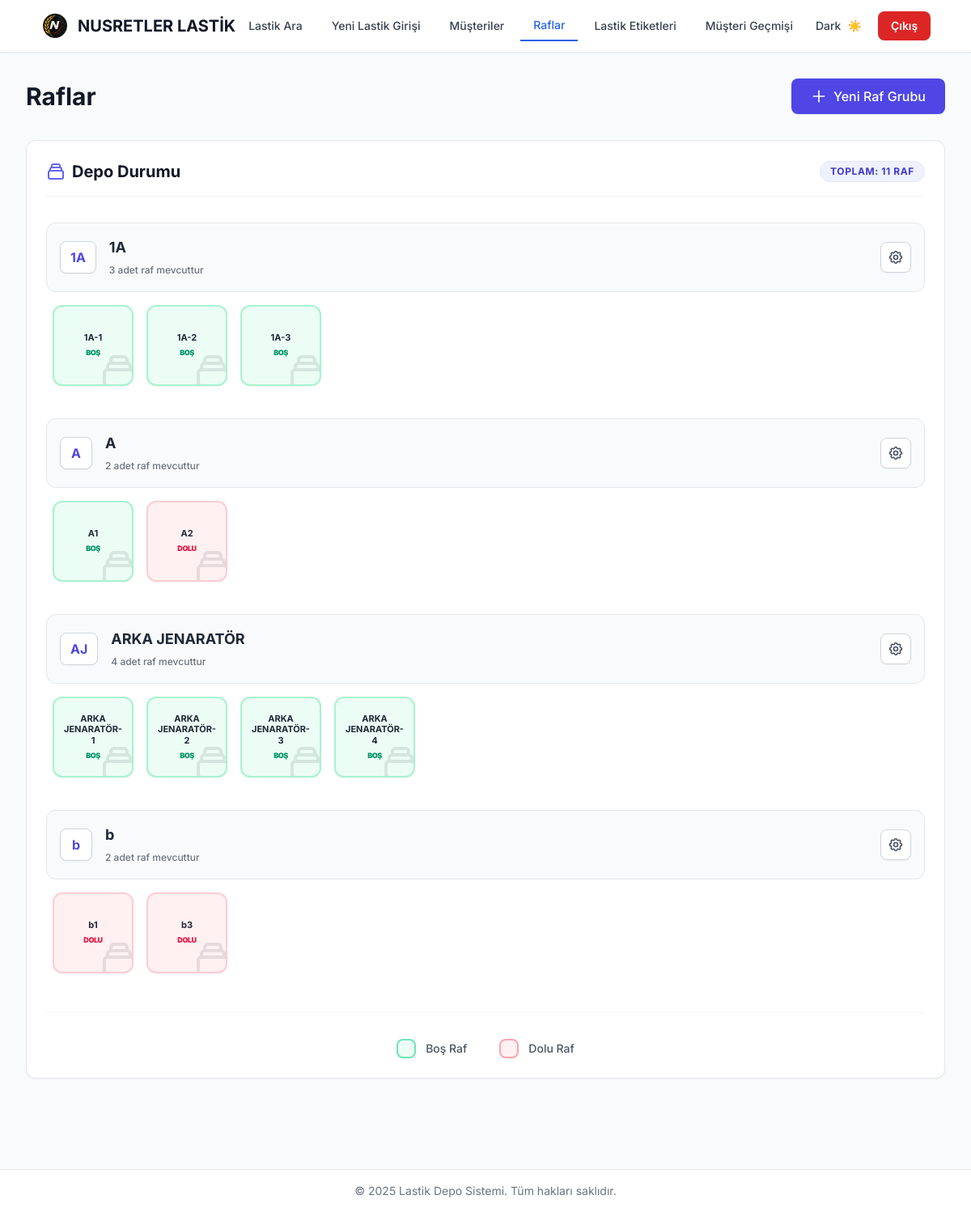
The app's page /raflar with its own data.
### app/models/models.py (models this page shows)
class Rack(Base):
    __tablename__ = "racks"
    id = Column(Integer, primary_key=True, index=True)
    kod = Column(String, nullable=False, unique=True)
    durum = Column(Enum(RackDurumEnum), nullable=False, default=RackDurumEnum.BOS)
    not_ = Column("not", Text, nullable=True)
    tires = relationship("Tire", back_populates="rack")

### app/routes/web_routes.py (the view)
@router.get("/raflar", response_class=HTMLResponse)
async def raflar(request: Request, db: Session = Depends(get_db)):
    from app.utils.enums import TireDurumEnum
    import re
    racks = db.query(Rack).order_by(Rack.kod).all()
    rack_groups = {}
    for rack in racks:
        if '-' in rack.kod:
            prefix = rack.kod.rsplit('-', 1)[0]
        else:
            match = re.match(r'^([^0-9]+)', rack.kod)
            if match:
                prefix = match.group(1).strip()
            else:
                prefix = rack.kod[0] if rack.kod else "OTHER"
        if prefix not in rack_groups:
            rack_groups[prefix] = []
        tires_in_rack = db.query(Tire).filter(
            Tire.raf_id == rack.id,
            Tire.durum == ModelTireDurumEnum.DEPODA
        ).options(joinedload(Tire.customer)).all()
        tire_count = len(tires_in_rack)
        customer_names = []
        if tire_count > 0:
            for tire in tires_in_rack:
                if tire.customer:
                    customer_name = tire.customer.ad_soyad
                    if customer_name and customer_name not in customer_names:
                        customer_names.append(customer_name)
        customer_display = ""
        if customer_names:
            if len(customer_names) == 1:
                customer_display = customer_names[0]
            else:
                customer_display = f"{customer_names[0]} (+{len(customer_names)-1})"
        rack_groups[prefix].append({
            "id": rack.id,
            "kod": rack.kod,
            "durum": rack.durum.value if hasattr(rack.durum, 'value') else str(rack.durum),
            "not_": rack.not_,
            "tire_count": tire_count,
            "customer_name": customer_display
        })
    for prefix in rack_groups:
        rack_groups[prefix].sort(key=lambda x: (
            int(re.search(r'\d+', x['kod']).group()) if re.search(r'\d+', x['kod']) else 0
        ))
    rack_groups_list = [
        {
            "prefix": prefix,
            "racks": rack_groups[prefix]
        }
        for prefix in sorted(rack_groups.keys())
    ]
    total_racks = len(racks)
    template = templates.get_template("raflar.html")
    return HTMLResponse(content=template.render(
        request=request,
        rack_groups=rack_groups_list,
        total_racks=total_racks,
        racks=[],  # Keep for backward compatibility
        current_path="/raflar"
    ))

### app/templates/raflar.html (shortened to what this page needs)
{% extends "base.html" %}
{% block content %}
<div class="animate-fade-in pb-20">
    <div class="flex justify-between items-center mb-8">
        <h1 class="text-3xl font-bold text-gray-900">Raflar</h1>
        <button onclick="showAddForm()"
            class="bg-indigo-600 hover:bg-indigo-700 text-white font-medium px-6 py-2.5 rounded-lg transition-colors shadow-sm flex items-center">
            <svg class="w-5 h-5 mr-2" fill="none" stroke="currentColor" viewBox="0 0 24 24">
                <path stroke-linecap="round" stroke-linejoin="round" stroke-width="2" d="M12 4v16m8-8H4"></path>
            </svg>
            Yeni Raf Grubu
        </button>
    </div>
    <div class="bg-white rounded-xl shadow-sm border border-gray-200 p-6">
        <div class="flex items-center justify-between mb-8 border-b border-gray-100 pb-4">
            <h2 class="text-xl font-bold text-gray-900 flex items-center">
                Depo Durumu
            </h2>
            <div class="flex items-center space-x-4">
                <span
                    class="px-3 py-1 bg-indigo-50 text-indigo-700 text-xs font-bold rounded-full border border-indigo-100 uppercase tracking-wider">
                    Toplam: {{ total_racks|default(0) }} Raf
                </span>
            </div>
        </div>
        {% if rack_groups %}
        <div class="space-y-10">
            {% for group in rack_groups %}
            <div class="rack-group group">
                <div class="mb-4 flex items-center justify-between bg-gray-50 p-4 rounded-xl border border-gray-200">
                    <div class="flex items-center">
                        <div
                            class="min-w-[2.5rem] h-10 px-3 bg-white rounded-lg border border-gray-300 flex items-center justify-center font-bold text-indigo-600 shadow-sm mr-4 whitespace-nowrap">
                            {% if ' ' in group.prefix %}
                            {% set words = group.prefix.split(' ') %}
                            {% for word in words %}{{ word[0]|upper }}{% endfor %}
                            {% else %}
                            {{ group.prefix }}
                            {% endif %}
                        </div>
                        <div>
                            <h3 class="text-lg font-bold text-gray-800">{{ group.prefix }}</h3>
                            <span class="text-xs text-gray-500 font-medium">{{ group.racks|length }} adet raf
                                mevcuttur</span>
                        </div>
                    </div>
                    <div class="relative inline-block text-left" id="dropdown-{{ loop.index }}">
                        <button onclick="toggleDropdown({{ loop.index }})"
                            class="p-2 hover:bg-gray-200 rounded-lg transition-colors border border-gray-300 text-gray-600 bg-white shadow-sm">
                        </button>
                    </div>
                </div>
                <div class="flex flex-wrap gap-4 px-2">
                    {% for rack in group.racks %}
                    <div class="rack-item relative group/item transition-all duration-200"
                        style="flex: 0 0 auto; width: 100px;">
                        <div onclick="const data = JSON.parse(document.getElementById('rack_data_{{ rack.id }}').value); showRackInfo(data.kod, data.durum, data.tire_count, data.customer_name)"
                            class="w-full aspect-square rounded-xl border-2 transition-all duration-300 cursor-pointer flex flex-col items-center justify-center p-2 relative overflow-hidden shadow-sm hover:shadow-md
                            {% if rack.durum == 'Boş' %}
                                bg-emerald-50 border-emerald-200 hover:bg-emerald-100 hover:border-emerald-300
                            {% else %}
                                bg-rose-50 border-rose-200 hover:bg-rose-100 hover:border-rose-300
                            {% endif %}">
                            <div
                                class="absolute -right-2 -bottom-2 opacity-10 text-gray-900 transition-transform group-hover/item:scale-110">
                                <svg class="w-12 h-12" fill="none" stroke="currentColor" viewBox="0 0 24 24">
                                    <path stroke-linecap="round" stroke-linejoin="round" stroke-width="2"
                                        d="M19 11H5m14 0a2 2 0 012 2v6a2 2 0 01-2 2H5a2 2 0 01-2-2v-6a2 2 0 012-2m14 0V9a2 2 0 00-2-2M5 11V9a2 2 0 012-2m0 0V5a2 2 0 012-2h6a2 2 0 012 2v2M7 7h10">
                                    </path>
                                </svg>
                            </div>
                            <span
                                class="text-[11px] leading-tight font-bold text-gray-800 z-10 text-center break-words px-1">{{
                                rack.kod }}</span>
                            <div class="mt-1 flex space-x-0.5 z-10">
                                {% if rack.durum == 'Boş' %}
                                <span
                                    class="text-[9px] uppercase font-black text-emerald-600 tracking-tighter">BOŞ</span>
                                {% else %}
                                <span class="text-[9px] uppercase font-black text-rose-600 tracking-tighter">DOLU</span>
                                {% endif %}
                            </div>
                        </div>
                    </div>
                    {% endfor %}
                </div>
            </div>
            {% endfor %}
        </div>
        <div
            class="mt-12 flex items-center justify-center space-x-10 text-sm font-medium border-t border-gray-100 pt-8">
            <div class="flex items-center space-x-3 group">
                <div
                    class="w-6 h-6 bg-emerald-50 border-2 border-emerald-300 rounded-lg group-hover:scale-110 transition-transform shadow-sm">
                </div>
                <span class="text-gray-600">Boş Raf</span>
            </div>
            <div class="flex items-center space-x-3 group">
                <div
                    class="w-6 h-6 bg-rose-50 border-2 border-rose-300 rounded-lg group-hover:scale-110 transition-transform shadow-sm">
                </div>
                <span class="text-gray-600">Dolu Raf</span>
            </div>
        </div>
        {% endif %}
    </div>
</div>
{% endblock %}

### app/static/style.css (style rules this page uses)
* { transition: all 0.2s ease; }
.animate-fade-in { animation: fadeIn 0.4s ease-out; }

### app/templates/base.html (style rules this page uses)
body { font-family: 'Inter', sans-serif; }

### records on screen
Rack: kod "1A-1", shows "BOŞ"
Rack: kod "1A-2", shows "BOŞ"
Rack: kod "1A-3", shows "BOŞ"
Rack: kod "A1", shows "BOŞ"
Rack: kod "A2"
Rack: kod "ARKA JENARATÖR-1", shows "BOŞ"
Rack: kod "ARKA JENARATÖR-2", shows "BOŞ"
Rack: kod "ARKA JENARATÖR-3", shows "BOŞ"
Rack: kod "ARKA JENARATÖR-4", shows "BOŞ"
Rack: kod "b1"
Rack: kod "b3"

### other values on screen
{{ total_racks|default(0) }} "11"
{{ group.prefix }} "1A" "A" "b"
{{ group.prefix }} "1A" "A" "ARKA JENARATÖR" "b"
{{ group.racks|length }} "3" "2" "4" "2"
{{ word[0]|upper }} "A" "J"
